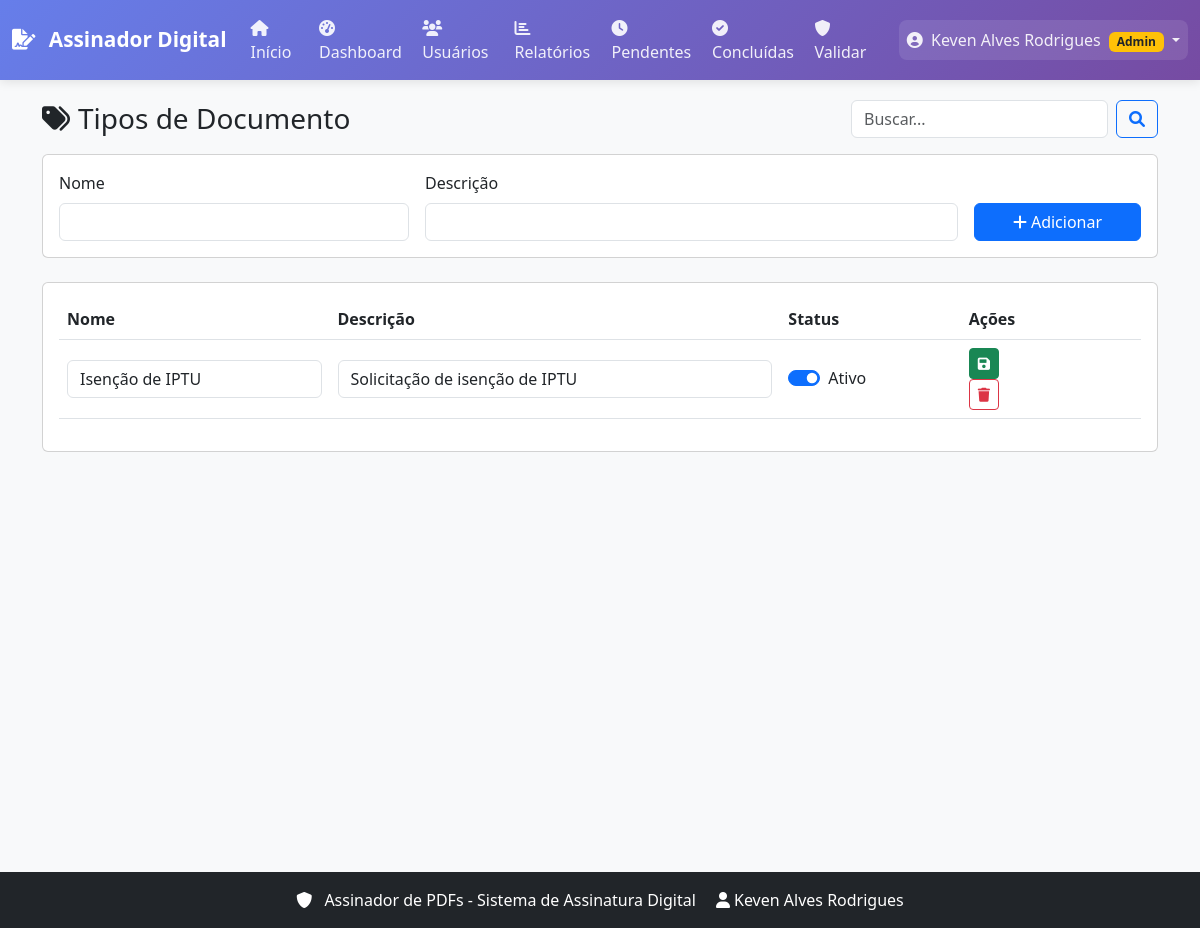
Page /admin/document-types (signed in) on the committed database.
### models.py (models this page shows, shortened)
class User(UserMixin, db.Model):
    __tablename__ = 'users'
    __table_args__ = (
        db.Index('idx_users_username', 'username'),
        db.Index('idx_users_email', 'email'),
        db.Index('idx_users_role', 'role'),
    )
    id = db.Column(db.Integer, primary_key=True)
    username = db.Column(db.String(80), unique=True, nullable=False)
    email = db.Column(db.String(120), unique=True, nullable=False)
    password_hash = db.Column(db.String(255), nullable=True)  # Nullable para usuários LDAP
    full_name = db.Column(db.String(120), nullable=False)
    role = db.Column(db.String(20), default='user')  # 'user' ou 'admin'
    is_active = db.Column(db.Boolean, default=True)
    created_at = db.Column(db.DateTime, default=datetime.now)
    last_login = db.Column(db.DateTime)
    must_change_password = db.Column(db.Boolean, default=False)
    signatures = db.relationship('Signature', backref='user', lazy='dynamic')
    ldap_dn = db.Column(db.String(500))  # Distinguished Name do LDAP
    department = db.Column(db.String(200))  # Departamento
    position = db.Column(db.String(200))  # Cargo
    phone = db.Column(db.String(50))  # Telefone
    mobile = db.Column(db.String(50))  # Celular
    city = db.Column(db.String(100))  # Cidade
    state = db.Column(db.String(100))  # Estado
    postal_code = db.Column(db.String(20))  # CEP
    country = db.Column(db.String(100))  # País
    street_address = db.Column(db.String(500))  # Endereço
    home_phone = db.Column(db.String(50))  # Telefone residencial
    work_address = db.Column(db.String(500))  # Endereço comercial
    fax = db.Column(db.String(50))  # Fax
    pager = db.Column(db.String(50))  # Pager
    is_ldap_user = db.Column(db.Boolean, default=False)  # Indica se é usuário LDAP
    def is_admin(self):
        return self.role == 'admin'

class DocumentType(db.Model):
    __tablename__ = 'document_types'
    id = db.Column(db.Integer, primary_key=True)
    name = db.Column(db.String(120), unique=True, nullable=False)
    description = db.Column(db.String(255))
    active = db.Column(db.Boolean, default=True)
    created_at = db.Column(db.DateTime, default=datetime.now)
    updated_at = db.Column(db.DateTime, default=datetime.now, onupdate=datetime.now)
    signatures = db.relationship('Signature', backref='document_type', lazy='dynamic')

### app.py (the view, shortened to what this page needs)
    @app.route('/admin/document-types', methods=['GET', 'POST'])
    @login_required
    @admin_required
    def admin_document_types():
        from models import DocumentType
        q = request.args.get('q', '').strip()
        query = DocumentType.query
        if q:
            like = f"%{q}%"
            query = query.filter(db.or_(DocumentType.name.ilike(like), DocumentType.description.ilike(like)))
        items = query.order_by(DocumentType.active.desc(), DocumentType.name.asc()).all()
        return render_template('admin/document_types.html', items=items, q=q)

### auth.py (called while the page is built)
def admin_required(f):
    @wraps(f)
    def decorated_function(*args, **kwargs):
        if not current_user.is_authenticated:
            return redirect(url_for('login'))
        if not current_user.is_admin():
            flash('Acesso negado. Privilégios de administrador necessários.', 'error')
            return redirect(url_for('index'))
        return f(*args, **kwargs)
    return decorated_function

### utils/mobile_optimizations.py (called while the page is built, shortened)
def is_mobile_device():
    user_agent = request.headers.get('User-Agent', '').lower()
    mobile_indicators = [
        'mobile', 'android', 'iphone', 'ipad', 'tablet',
        'samsung', 'chrome', 'safari'
    ]
    return any(indicator in user_agent for indicator in mobile_indicators)

def optimize_for_device():
    if not is_mobile_device():
        return

def get_optimized_query_limits():
    if not is_mobile_device():
        return 100  # Desktop

def should_use_compression():
    if not is_mobile_device():
        return False
    return True

def get_cache_timeout():
    if not is_mobile_device():
        return 300  # 5 minutos para desktop

def get_mobile_headers():
    if not is_mobile_device():
        return {}

def log_performance_metrics():
    if not is_mobile_device():
        return
    if hasattr(g, 'start_time'):
        duration = time.time() - g.start_time
        user_agent = request.headers.get('User-Agent', '')
        if duration > 2.0:
            print(f"SLOW MOBILE REQUEST: {duration:.2f}s - {request.endpoint} - {user_agent[:50]}")

### templates/admin/document_types.html (shortened to what this page needs)
{% extends "base.html" %}
{% block content %}
<div class="container my-4">
    <div class="d-flex align-items-center mb-3">
        <h3 class="mb-0"><i class="fas fa-tags me-2"></i>Tipos de Documento</h3>
        <form class="ms-auto d-flex" method="GET">
            <input type="text" class="form-control me-2" name="q" placeholder="Buscar..." value="{{ q }}">
            <button class="btn btn-outline-primary" type="submit"><i class="fas fa-search"></i></button>
        </form>
    </div>
    <div class="card mb-4">
        <div class="card-body">
            <form method="POST" class="row g-3">
                <div class="col-md-4">
                    <label class="form-label">Nome</label>
                    <input type="text" class="form-control" name="name" required>
                </div>
                <div class="col-md-6">
                    <label class="form-label">Descrição</label>
                    <input type="text" class="form-control" name="description">
                </div>
                <div class="col-md-2 d-grid">
                    <label class="form-label">&nbsp;</label>
                    <button type="submit" class="btn btn-primary"><i class="fas fa-plus me-1"></i>Adicionar</button>
                </div>
            </form>
        </div>
    </div>
    <div class="card">
        <div class="card-body">
            <div class="table-responsive">
                <table class="table align-middle">
                    <thead>
                        <tr>
                            <th>Nome</th>
                            <th>Descrição</th>
                            <th>Status</th>
                            <th style="width:220px;">Ações</th>
                        </tr>
                    </thead>
                    <tbody>
                        {% for it in items %}
                        <tr>
                            <form method="POST" class="row g-2">
                                <td class="col-md-3">
                                    <input type="text" class="form-control" name="name" value="{{ it.name }}" required>
                                </td>
                                <td class="col-md-5">
                                    <input type="text" class="form-control" name="description" value="{{ it.description or '' }}">
                                </td>
                                <td class="col-md-2">
                                    <div class="form-check form-switch">
                                        <input class="form-check-input" type="checkbox" name="active" id="active_{{ it.id }}" {% if it.active %}checked{% endif %}>
                                        <label class="form-check-label" for="active_{{ it.id }}">Ativo</label>
                                    </div>
                                </td>
                                <td class="col-md-2">
                                    <div class="d-flex gap-2">
                                        <button class="btn btn-sm btn-success" type="submit"><i class="fas fa-save"></i></button>
                                    </div>
                            </form>
                                    <form method="POST" onsubmit="return confirm('Remover este tipo?');" class="d-inline">
                                        <button class="btn btn-sm btn-outline-danger" type="submit"><i class="fas fa-trash"></i></button>
                                    </form>
                        </tr>
                        {% else %}
                        <tr>
                            <td colspan="4" class="text-center text-muted py-4">Nenhum tipo cadastrado.</td>
                        </tr>
                        {% endfor %}
                    </tbody>
                </table>
            </div>
        </div>
    </div>
</div>
{% endblock %}

### templates/base.html (shortened to what this page needs)
<!DOCTYPE html>
<html lang="pt-BR">
<head>
    <link href="https://cdn.jsdelivr.net/npm/bootstrap@5.3.0/dist/css/bootstrap.min.css" rel="stylesheet">
    <link href="https://cdnjs.cloudflare.com/ajax/libs/font-awesome/6.0.0/css/all.min.css" rel="stylesheet">
</head>
<body>
    <nav class="navbar navbar-expand-lg navbar-dark">
        <div class="container-fluid">
            <a class="navbar-brand" href="{{ url_for('index') }}">
                <i class="fas fa-file-signature me-2"></i>
                Assinador Digital
            </a>
            <div class="collapse navbar-collapse" id="navbarNav">
                <ul class="navbar-nav me-auto">
                    {% if current_user.is_authenticated %}
                        <li class="nav-item">
                            <a class="nav-link {% if request.endpoint == 'index' %}active{% endif %}" href="{{ url_for('index') }}">
                                <i class="fas fa-home me-1"></i>Início
                            </a>
                        </li>
                        {% if current_user.role == 'admin' %}
                            <li class="nav-item">
                                <a class="nav-link {% if request.endpoint == 'admin_dashboard' %}active{% endif %}" href="{{ url_for('admin_dashboard') }}">
                                    <i class="fas fa-tachometer-alt me-1"></i>Dashboard
                                </a>
                            </li>
                            <li class="nav-item">
                                <a class="nav-link {% if request.endpoint == 'admin_users' %}active{% endif %}" href="{{ url_for('admin_users') }}">
                                    <i class="fas fa-users me-1"></i>Usuários
                                </a>
                            </li>
                            <li class="nav-item">
                                <a class="nav-link {% if request.endpoint == 'admin_reports' %}active{% endif %}" href="{{ url_for('admin_reports') }}">
                                    <i class="fas fa-chart-bar me-1"></i>Relatórios
                                </a>
                            </li>
                        {% endif %}
                        <li class="nav-item">
                            <a class="nav-link {% if request.endpoint == 'internal_pending_signatures' %}active{% endif %}" href="{{ url_for('internal_pending_signatures') }}">
                                <i class="fas fa-clock me-1"></i>Pendentes
                            </a>
                        </li>
                        <li class="nav-item">
                            <a class="nav-link {% if request.endpoint == 'internal_completed_signatures' %}active{% endif %}" href="{{ url_for('internal_completed_signatures') }}">
                                <i class="fas fa-check-circle me-1"></i>Concluídas
                            </a>
                        </li>
                        <li class="nav-item">
                            <a class="nav-link {% if request.endpoint == 'validate_pdf' %}active{% endif %}" href="{{ url_for('validate_pdf') }}">
                                <i class="fas fa-shield-alt me-1"></i>Validar
                            </a>
                        </li>
                    {% endif %}
                </ul>
                {% if current_user.is_authenticated %}
                    <ul class="navbar-nav">
                        <li class="nav-item dropdown">
                            <a class="nav-link dropdown-toggle user-dropdown" href="#" id="userDropdown" role="button" data-bs-toggle="dropdown">
                                <i class="fas fa-user-circle me-1"></i>
                                {{ current_user.full_name }}
                                {% if current_user.role == 'admin' %}
                                    <span class="badge bg-warning text-dark ms-1">Admin</span>
                                {% endif %}
                            </a>
                        </li>
                    </ul>
                {% endif %}
            </div>
        </div>
    </nav>
    <div class="main-content">
        {% block content %}{% endblock %}
    </div>
    <footer class="bg-dark text-white text-center py-3 mt-5">
        <div class="container">
            <p class="mb-0">
                <i class="fas fa-shield-alt me-2"></i>
                Assinador de PDFs - Sistema de Assinatura Digital
                <span class="ms-3">
                    <i class="fas fa-user me-1"></i>{{ current_user.full_name if current_user.is_authenticated else 'Visitante' }}
                </span>
            </p>
        </div>
    </footer>
</body>
</html>

### rows in the picture
User: full_name "Keven Alves Rodrigues", is_active+full_name "Keven Alves Rodrigues"
DocumentType: name "Isenção de IPTU", description "Solicitação de isenção de IPTU", active "☑"
